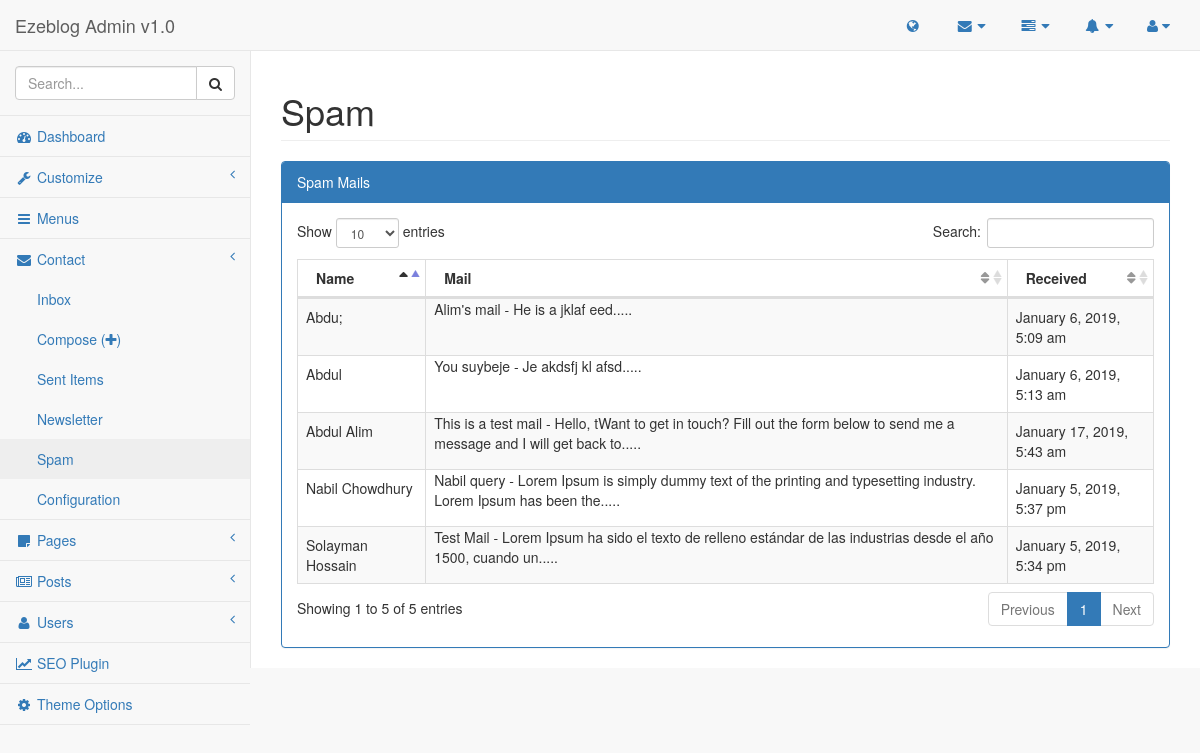
The app's page /admin/pages/spam.php (signed in), older data.
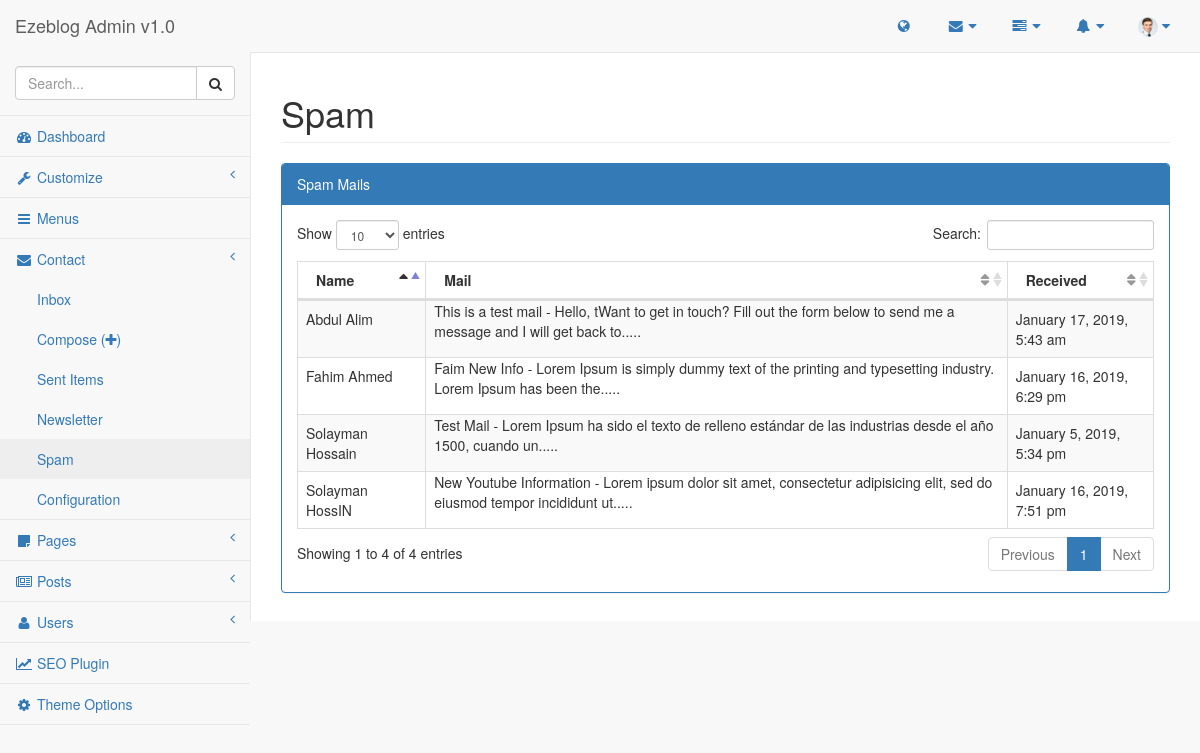
The same page, newer data.
### tables this page shows
CREATE TABLE `list_contact` (
  `id` int(11) NOT NULL,
  `name` varchar(255) NOT NULL,
  `email` varchar(255) NOT NULL,
  `subject` varchar(255) NOT NULL,
  `description` text NOT NULL,
  `status` int(11) NOT NULL DEFAULT '1',
  `created_at` timestamp NOT NULL DEFAULT CURRENT_TIMESTAMP
);

CREATE TABLE `list_user` (
  `id` int(11) NOT NULL,
  `firstname` varchar(255) NOT NULL,
  `lastname` varchar(255) NOT NULL,
  `username` varchar(255) NOT NULL,
  `photo` varchar(255) NOT NULL,
  `email` varchar(255) NOT NULL,
  `details` text NOT NULL,
  `password` varchar(255) NOT NULL,
  `birth` date NOT NULL,
  `website` varchar(255) NOT NULL,
  `role` int(11) NOT NULL DEFAULT '4',
  `created_at` timestamp NOT NULL DEFAULT CURRENT_TIMESTAMP
);

### lib/Database.php (called while the page is built, shortened)
<?php
class Database{
    public $host   = DB_HOST;
    public $user   = DB_USER;
    public $pass   = DB_PASS;
    public $name   = DB_NAME;
    public $link;
    private function connectDB(){
        $this->link = new mysqli($this->host, $this->user, $this->pass, $this->name);
    }
    public function select($query){
        $result = $this->link->query($query) or die($this->link->error.__LINE__);
        if($result->num_rows > 0){
            return $result;
        } else {
            return false;
        }
    }
}
?>

### lib/Format.php (called while the page is built, shortened)
<?php
class Format{
        public function formatDate($date){
            return date('F j, Y, g:i a', strtotime($date));
        }
        public function textShorten($text, $limit = 400){
            $text = $text." ";
            $text = substr($text, 0, $limit);
            $text = substr($text, 0, strrpos($text, ' '));
            $text = $text.".....";
            return $text;
        }
    }
?>

### lib/Session.php (called while the page is built, shortened)
<?php
class Session{
        public static function get($key){
            if(isset($_SESSION[$key])){
                return $_SESSION[$key];
            }else{
                return false;
            }
        }
    }
?>

### admin/pages/spam.php (the view, shortened to what the changed rows need)
<?php include '../inc/header.php'; ?>
<?php include '../inc/sidebar.php'; ?>
<div id="page-wrapper">
    <div class="row">
        <div class="col-lg-12">
            <h1 class="page-header">Spam</h1>
        </div>
    </div>
    <div class="row">
        <div class="col-lg-12">
            <div class="panel panel-primary">
                <div class="panel-heading">
                    Spam Mails
                </div>
                <div class="panel-body">
                    <table width="100%" class="table table-striped table-bordered table-hover comments" id="dataTables-contact">
                        <thead>
                        <tr>
                            <th>Name</th>
                            <th>Mail</th>
                            <th>Received</th>
                        </tr>
                        </thead>
                        <tbody>
                        <?php
                        $query = "SELECT * FROM list_contact WHERE status = '0' ORDER BY id DESC";
                        $mail = $database->select($query);
                        if($mail){
                            while($result = $mail->fetch_assoc()){
                                ?>
                                <tr class="odd gradeX">
                                    <td width="15%"><?php echo $result['name']; ?></td>
                                    <td class="mail-caption"  width="68%">
                                        <div class="mail-message">
                                            <?php echo $result['subject'].' - '.$format->textShorten($result['description'], 100); ?>
                                        </div>
                                        <div class="mail-icon-overlay">
                                        </div>
                                    </td>
                                    <td width="17%"><?php echo $format->formatDate($result['created_at']); ?></td>
                                </tr>
                                <?php
                            }
                        }
                        ?>
                        </tbody>
                    </table>
                </div>
            </div>
        </div>
    </div>
</div>
<?php include '../inc/footer.php'; ?>

### admin/inc/header.php (shortened to what the changed rows need)
<?php include '../../lib/Session.php'; ?>
<?php include '../../lib/Database.php'; ?>
<?php include '../../lib/Format.php'; ?>
<?php
    $userid = Session::get('userId');
    $database = new Database();
    $format = new Format();
?>
<!DOCTYPE html>
<html lang="en">
<head>
    <link href="../vendor/bootstrap/css/bootstrap.min.css" rel="stylesheet">
    <link href="../vendor/jquery-ui/jquery-ui.css" rel="stylesheet">
    <link href="../vendor/metisMenu/metisMenu.min.css" rel="stylesheet">
    <link href="../dist/css/sb-admin-2.css" rel="stylesheet">
    <link href="../dist/css/custom.css" rel="stylesheet">
    <link href="../vendor/datatables-plugins/dataTables.bootstrap.css" rel="stylesheet">
    <link rel="stylesheet" href="../vendor/datatables-plugins/buttons.bootstrap4.min.css">
    <link href="../vendor/datatables-responsive/dataTables.responsive.css" rel="stylesheet">
    <link href="../vendor/morrisjs/morris.css" rel="stylesheet">
    <link href="../vendor/summernote/summernote-bs4.css" rel="stylesheet">
    <link href="../vendor/font-awesome/css/font-awesome.min.css" rel="stylesheet" type="text/css">
</head>
<body>
<div id="wrapper">
    <nav class="navbar navbar-default navbar-static-top" role="navigation" style="margin-bottom: 0">
        <ul class="nav navbar-top-links navbar-right">
                    <?php
                    $query = "SELECT * FROM list_contact WHERE status = '1' ORDER BY id DESC LIMIT 3";
                    $mail = $database->select($query);
                    ?>
            <li class="dropdown">
                <a class="dropdown-toggle" data-toggle="dropdown" href="#">
                    <span class="profile-photo">
                            <?php
                            $query = "SELECT * FROM list_user WHERE id = '$userid'";
                            $getphoto = $database->select($query);
                            $getresult = $getphoto->fetch_assoc();
                            $photo = $getresult['photo'];
                            if(!empty($photo)){
                                echo "<img src='../$photo' alt='' width='20px' height='20px'>";
                            }else{
                                echo "<i class='fa fa-user'></i>";
                            }
                            ?>
                    </span>
                </a>
            </li>
        </ul>

Row changes from the older to the newer data that the page shows:
removed list_contact: name "Abdul", subject "You suybeje", description "Je akdsfj kl afsd.....", created_at "January 6, 2019, 5:13 am"
removed list_contact: name "Abdu;", subject "Alim's mail", description "He is a jklaf eed.....", created_at "January 6, 2019, 5:09 am"
no longer on this page (row edited): list_contact: name "Nabil Chowdhury", subject "Nabil query", description "Lorem Ipsum is simply dummy text of the printing and typesetting industry. Lorem Ipsum has been the.....", created_at "January 5, 2019, 5:37 pm"
now on this page (row edited): list_user: photo (picture)
now on this page (row edited): list_contact: name "Solayman HossIN", subject "New Youtube Information", description "Lorem ipsum dolor sit amet, consectetur adipisicing elit, sed do eiusmod tempor incididunt ut.....", created_at "January 16, 2019, 7:51 pm"
now on this page (row edited): list_contact: name "Fahim Ahmed", subject "Faim New Info", description "Lorem Ipsum is simply dummy text of the printing and typesetting industry. Lorem Ipsum has been the.....", created_at "January 16, 2019, 6:29 pm"
Text that changed along with them:
text written by a page script: "Show entries Search: Showing 1 to 5 of 5 entries Previous 1 Next" → "Show entries Search: Showing 1 to 4 of 4 entries Previous 1 Next"
